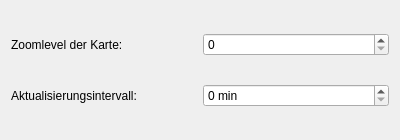
<?xml version="1.0" encoding="UTF-8"?>
<ui version="4.0">
 <class>Form</class>
 <widget class="QWidget" name="Form">
  <property name="geometry">
   <rect>
    <x>0</x>
    <y>0</y>
    <width>400</width>
    <height>140</height>
   </rect>
  </property>
  <layout class="QVBoxLayout" name="verticalLayout">
   <item>
    <layout class="QHBoxLayout" name="horizontalLayout_2">
     <item>
      <widget class="QLabel" name="label_ZoomLevel">
       <property name="text">
        <string>Zoomlevel der Karte:</string>
       </property>
      </widget>
     </item>
     <item>
      <widget class="QSpinBox" name="kcfg_ZoomLevel"/>
     </item>
    </layout>
   </item>
   <item>
    <layout class="QHBoxLayout" name="horizontalLayout">
     <item>
      <widget class="QLabel" name="label_UpdateInterval">
       <property name="text">
        <string>Aktualisierungsintervall:</string>
       </property>
      </widget>
     </item>
     <item>
      <widget class="QSpinBox" name="kcfg_UpdateInterval">
       <property name="suffix">
        <string> min</string>
       </property>
      </widget>
     </item>
    </layout>
   </item>
  </layout>
 </widget>
 <resources/>
 <connections/>
</ui>
